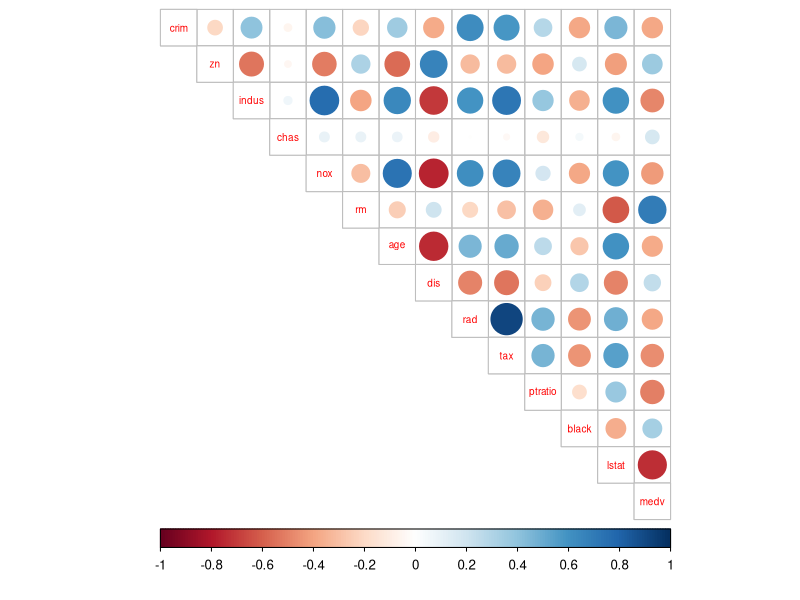
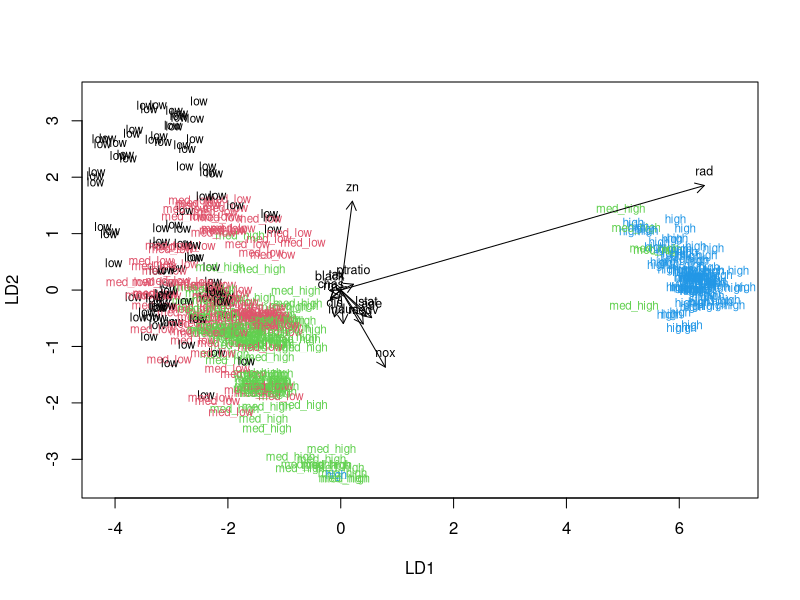
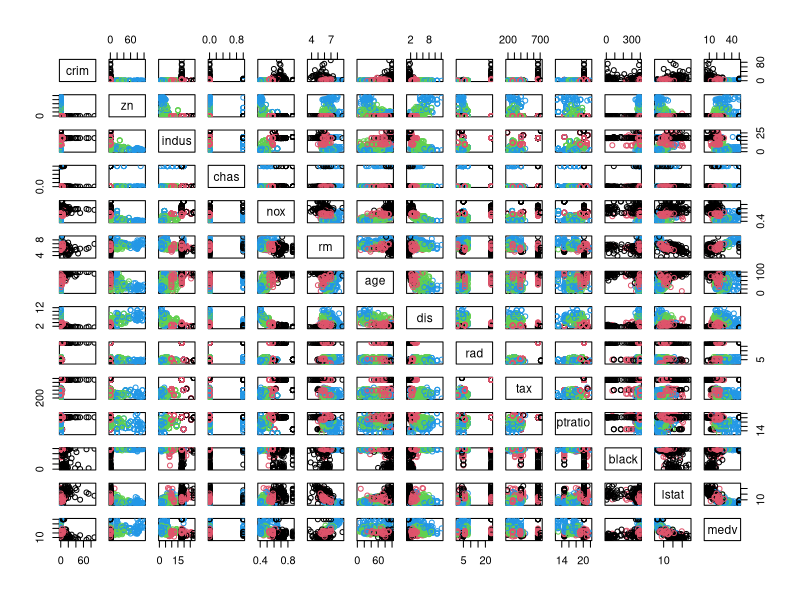

These charts were generated, in order, by the following R code:
## ---- chunk 1
# access the MASS package
library(MASS)
# load the data
data("Boston")
## ---- chunk 2
# Exploring the dimensions of the data
dim(Boston)
## ---- chunk 3
# Exploring the structure of the data
str(Boston)
## ---- chunk 4
# Getting the summary of the data
summary(Boston)
## ---- chunk 5
library(corrplot, tidyverse)
# calculate the correlation matrix
cor_matrix<-cor(Boston)
# print the correlation matrix
corrplot(cor_matrix, type = "upper", cl.pos = "b", tl.pos = "d", tl.cex = 0.6)
## ---- chunk 6
# center and standardize variables
boston_scaled <- scale(Boston)

# summaries of the scaled variables
summary(boston_scaled)
## ---- chunk 7
# change the object to data frame
boston_scaled <- as.data.frame(boston_scaled)
## ---- chunk 8
# save the scaled crim as scaled_crim
scaled_crim <- boston_scaled$crim

# create a quantile vector of crim and print it
bins <- quantile(scaled_crim)

# create a categorical variable 'crime'
crime <- cut(scaled_crim, breaks = bins, include.lowest = TRUE, label=c("low", "med_low", "med_high", "high"))

# remove original crim from the dataset
boston_scaled <- dplyr::select(boston_scaled, -crim)

# add the new categorical value to scaled data
boston_scaled <- data.frame(boston_scaled, crime)
## ---- chunk 9
# Print summary of the new dataset
summary(boston_scaled)
## ---- chunk 10
# number of rows in the Boston dataset 
n <- nrow(boston_scaled)

# choose randomly 80% of the rows
ind <- sample(n,  size = n * 0.8)

# create train set
train <- boston_scaled[ind,]

# create test set 
test <- boston_scaled[-ind,]

# save the correct classes from test data
correct_classes <- test$crime
## ---- chunk 11
summary(train)
## ---- chunk 12
summary(test)
## ---- chunk 13
# linear discriminant analysis
lda.fit <- lda(crime ~ ., data = train)
lda.fit
## ---- chunk 14
# the function for lda biplot arrows
lda.arrows <- function(x, myscale = 1, arrow_heads = 0.1, color = "black", tex = 0.75, choices = c(1,2)){
  heads <- coef(x)
  arrows(x0 = 0, y0 = 0, 
         x1 = myscale * heads[,choices[1]], 
         y1 = myscale * heads[,choices[2]], col=color, length = arrow_heads)
  text(myscale * heads[,choices], labels = row.names(heads), 
       cex = tex, col=color, pos=3)
}

# target classes as numeric
classes <- as.numeric(train$crime)

# plot the lda results
plot(lda.fit, dimen = 2, pch = classes, col = classes)
lda.arrows(lda.fit, myscale =2)
## ---- chunk 15
# save the correct classes from test data
correct_classes <- test$crime

# remove the crime variable from test data
test <- dplyr::select(test, -crime)
## ---- chunk 16
# predict classes with test data
lda.pred <- predict(lda.fit, newdata = test)
## ---- chunk 17
# cross tabulate the results
table(correct = correct_classes, predicted = lda.pred$class)
## ---- chunk 18
# load MASS and Boston
library(MASS)
data('Boston')

# Scaling the variables
boston_scaled <- as.data.frame(boston_scaled)

# euclidean distance matrix
dist_eu <- dist(boston_scaled)

# look at the summary of the distances
summary(dist_eu)

## ---- chunk 19
# k-means clustering
km <- kmeans(dist_eu, centers = 4)

# plot the Boston dataset with clusters
pairs(Boston, col = km$cluster)

